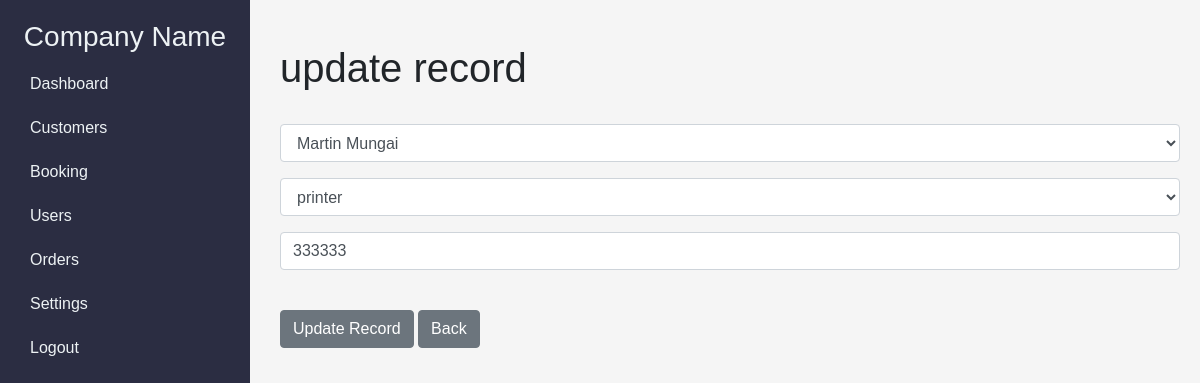
The app's page /update_record/4 (signed in) with its own data.
### project/models.py (models this page shows, shortened)
class Record(models.Model):
    created_at = models.DateTimeField(auto_now_add=True)
    customer = models.ForeignKey(Customer, on_delete=models.CASCADE, default=1)  # ForeignKey to Customer model
    product = models.ForeignKey(Product, on_delete=models.CASCADE, default=1)
    Serial_no = models.CharField(max_length=50)
    class Meta:
        verbose_name_plural = 'Records'

### project/views.py (the view)
# urls.py: path('update_record/<int:pk>', views.update_record, name='update_record'),
@login_required(login_url='login')
def update_record(request, pk):
    if request.user.is_authenticated:
        current_record = Record.objects.get(id=pk)
        form =  AddRecordForm(request.POST or None, instance=current_record)
        if form.is_valid():
            form.save()
            messages.success(request, "Record has been updated..")
            return redirect('records')
        return render(request, 'update_record.html', {'form':form})
    else:
         messages.success(request, "You must be logged in..")
         return redirect('login')

### project/forms.py
class AddRecordForm(forms.ModelForm):
    customer = forms.ModelChoiceField(queryset=Customer.objects.all(),required=True,widget=forms.Select(attrs={"class": "form-control"}),label="",empty_label="Select Customer")
    product = forms.ModelChoiceField(queryset=Product.objects.all(),required=True,widget=forms.Select(attrs={"class": "form-control"}),label="",empty_label="Select Product")
    Serial_no = forms.CharField(required=True,widget=forms.widgets.TextInput(attrs={"placeholder": "Serial no", "class": "form-control"}),label="")
    class Meta:
        model = Record
        exclude = ("user",)

### project/models.py (called while the page is built)
    def __str__(self):
        return self.name

    def __str__(self):
        return(f"{self.first_name} {self.last_name}")

### project/templates/update_record.html (shortened to what this page needs)
{% extends 'admin/admin_dashboard.html' %}
{% load static %}
{% block content %}
    <div class="content"><div class="col-md-6 offset-md-3"></div>
<h1>update record</h1>
<br/>
<form method="POST" >
    {{ form.as_p }}
    <br>
    <button type="submit" class="btn btn-secondary">Update Record</button>
    <a href="{% url 'records' %}" class="btn btn-secondary">Back</a>
  </form>
</div>
{% endblock %}

### project/templates/admin/admin_dashboard.html (style rules this page uses)
body { font-family: 'Arial', sans-serif; background-color: #f5f5f5; }
.content { margin-left: 260px; padding: 20px; }

### records on screen
Record: customer "Martin Mungai", product "printer", Serial_no "333333"
